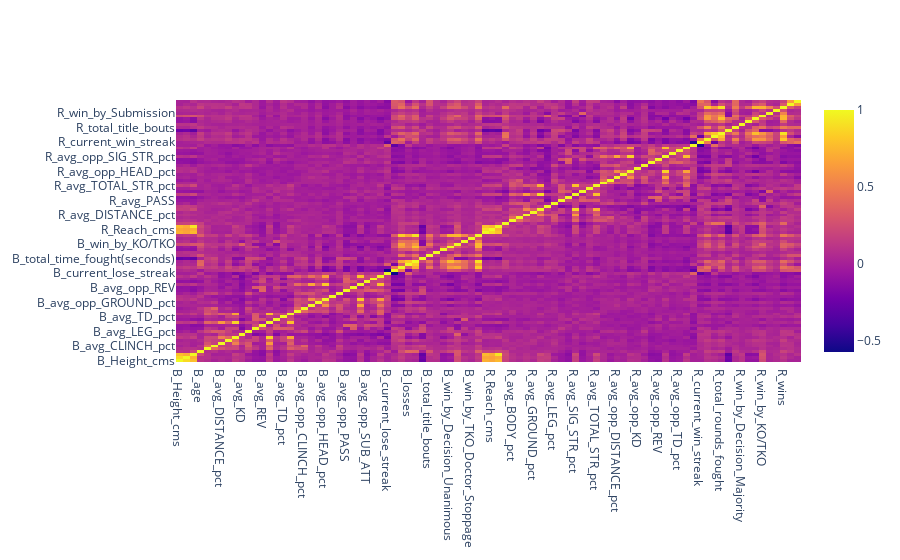

The cell this chart's notebook holds for it:
### Markdown cell above
df.drop('', axis=1, inplace=true)

### Code cell
correlation_matrix = df2.corr()
fig = go.Figure(data=go.Heatmap(x=correlation_matrix.columns, y=correlation_matrix.columns,z=correlation_matrix))
fig.show()

### Figure 1 — Plotly figure (JSON) as saved in the notebook; plotly's stock layout.template omitted (floating-point values rounded to 4 significant figures; data arrays with more than 128 entries replaced by an {"elided": "..."} marker saying what was removed)
{"data": [{"type": "heatmap", "x": ["B_Height_cms", "B_Reach_cms", "B_Weight_lbs", "B_age", "B_avg_BODY_pct", "B_avg_CLINCH_pct", "B_avg_DISTANCE_pct", "B_avg_GROUND_pct", "B_avg_HEAD_pct", "B_avg_KD", "B_avg_LEG_pct", "B_avg_PASS", "B_avg_REV", "B_avg_SIG_STR_pct", "B_avg_SUB_ATT", "B_avg_TD_pct", "B_avg_TOTAL_STR_pct", "B_avg_opp_BODY_pct", "B_avg_opp_CLINCH_pct", "B_avg_opp_DISTANCE_pct", "B_avg_opp_GROUND_pct", "B_avg_opp_HEAD_pct", "B_avg_opp_KD", "B_avg_opp_LEG_pct", "B_avg_opp_PASS", "B_avg_opp_REV", "B_avg_opp_SIG_STR_pct", "B_avg_opp_SUB_ATT", "B_avg_opp_TD_pct", "B_avg_opp_TOTAL_STR_pct", "B_current_lose_streak", "B_current_win_streak", "B_longest_win_streak", "B_losses", "B_total_rounds_fought", "B_total_time_fought(seconds)", "B_total_title_bouts", "B_win_by_Decision_Majority", "B_win_by_Decision_Split", "B_win_by_Decision_Unanimous", "B_win_by_KO/TKO", "B_win_by_Submission", "B_win_by_TKO_Doctor_Stoppage", "B_wins", "R_Height_cms", "R_Reach_cms", "R_Weight_lbs", "R_age", "R_avg_BODY_pct", "R_avg_CLINCH_pct", "R_avg_DISTANCE_pct", "R_avg_GROUND_pct", "R_avg_HEAD_pct", "R_avg_KD", "R_avg_LEG_pct", "R_avg_PASS", "R_avg_REV", "R_avg_SIG_STR_pct", "R_avg_SUB_ATT", "R_avg_TD_pct", "R_avg_TOTAL_STR_pct", "R_avg_opp_BODY_pct", "R_avg_opp_CLINCH_pct", "R_avg_opp_DISTANCE_pct", "R_avg_opp_GROUND_pct", "R_avg_opp_HEAD_pct", "R_avg_opp_KD", "R_avg_opp_LEG_pct", "R_avg_opp_PASS", "R_avg_opp_REV", "R_avg_opp_SIG_STR_pct", "R_avg_opp_SUB_ATT", "R_avg_opp_TD_pct", "R_avg_opp_TOTAL_STR_pct", "R_current_lose_streak", "R_current_win_streak", "R_longest_win_streak", "R_losses", "R_total_rounds_fought", "R_total_time_fought(seconds)", "R_total_title_bouts", "R_win_by_Decision_Majority", "R_win_by_Decision_Split", "R_win_by_Decision_Unanimous", "R_win_by_KO/TKO", "R_win_by_Submission", "R_win_by_TKO_Doctor_Stoppage", "R_wins", "no_of_rounds", "title_bout"], "y": ["B_Height_cms", "B_Reach_cms", "B_Weight_lbs", "B_age", "B_avg_BODY_pct", "B_avg_CLINCH_pct", "B_avg_DISTANCE_pct", "B_avg_GROUND_pct", "B_avg_HEAD_pct", "B_avg_KD", "B_avg_LEG_pct", "B_avg_PASS", "B_avg_REV", "B_avg_SIG_STR_pct", "B_avg_SUB_ATT", "B_avg_TD_pct", "B_avg_TOTAL_STR_pct", "B_avg_opp_BODY_pct", "B_avg_opp_CLINCH_pct", "B_avg_opp_DISTANCE_pct", "B_avg_opp_GROUND_pct", "B_avg_opp_HEAD_pct", "B_avg_opp_KD", "B_avg_opp_LEG_pct", "B_avg_opp_PASS", "B_avg_opp_REV", "B_avg_opp_SIG_STR_pct", "B_avg_opp_SUB_ATT", "B_avg_opp_TD_pct", "B_avg_opp_TOTAL_STR_pct", "B_current_lose_streak", "B_current_win_streak", "B_longest_win_streak", "B_losses", "B_total_rounds_fought", "B_total_time_fought(seconds)", "B_total_title_bouts", "B_win_by_Decision_Majority", "B_win_by_Decision_Split", "B_win_by_Decision_Unanimous", "B_win_by_KO/TKO", "B_win_by_Submission", "B_win_by_TKO_Doctor_Stoppage", "B_wins", "R_Height_cms", "R_Reach_cms", "R_Weight_lbs", "R_age", "R_avg_BODY_pct", "R_avg_CLINCH_pct", "R_avg_DISTANCE_pct", "R_avg_GROUND_pct", "R_avg_HEAD_pct", "R_avg_KD", "R_avg_LEG_pct", "R_avg_PASS", "R_avg_REV", "R_avg_SIG_STR_pct", "R_avg_SUB_ATT", "R_avg_TD_pct", "R_avg_TOTAL_STR_pct", "R_avg_opp_BODY_pct", "R_avg_opp_CLINCH_pct", "R_avg_opp_DISTANCE_pct", "R_avg_opp_GROUND_pct", "R_avg_opp_HEAD_pct", "R_avg_opp_KD", "R_avg_opp_LEG_pct", "R_avg_opp_PASS", "R_avg_opp_REV", "R_avg_opp_SIG_STR_pct", "R_avg_opp_SUB_ATT", "R_avg_opp_TD_pct", "R_avg_opp_TOTAL_STR_pct", "R_current_lose_streak", "R_current_win_streak", "R_longest_win_streak", "R_losses", "R_total_rounds_fought", "R_total_time_fought(seconds)", "R_total_title_bouts", "R_win_by_Decision_Majority", "R_win_by_Decision_Split", "R_win_by_Decision_Unanimous", "R_win_by_KO/TKO", "R_win_by_Submission", "R_win_by_TKO_Doctor_Stoppage", "R_wins", "no_of_rounds", "title_bout"], "z": {"elided": "90x90 float values"}}], "layout": {"autosize": true, "xaxis": {"autorange": true, "range": [-0.5, 89.5], "type": "category"}, "yaxis": {"autorange": true, "range": [-0.5, 89.5], "type": "category"}}}
